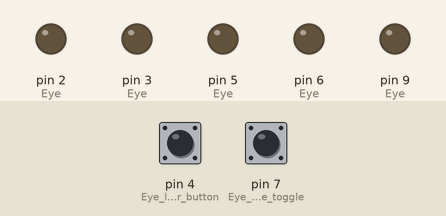
Recording of a sketch running on a simulated Arduino Uno, built with avr-gcc and run on an emulated ATmega328P. On the bench: output pins drawn as LEDs (lit = HIGH). Inputs (shaded band) come from the test bench; at power-on: pin 7 (Eye_mode_toggle) LOW, pin 4 (Eye_laser_button) LOW.

Above: at 1.2 s.
1.3 s: pin 7 (Eye_mode_toggle) pulled HIGH for 0.15 s
At 1.62 s:
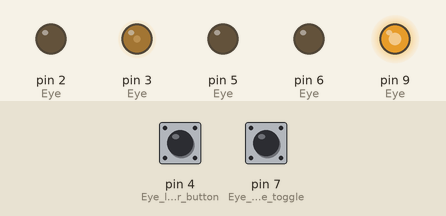
4.3 s: pin 4 (Eye_laser_button) pulled HIGH for 0.15 s
At 4.63 s:
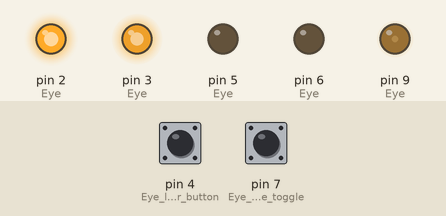
7.3 s: pin 4 (Eye_laser_button) pulled HIGH for 1 s
At 8.54 s:
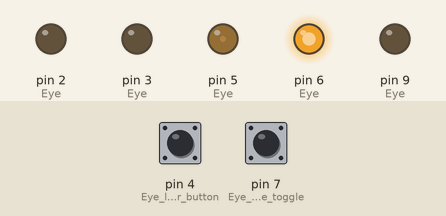
10.3 s: pin 7 (Eye_mode_toggle) pulled HIGH for 1 s
At 10.65 s:
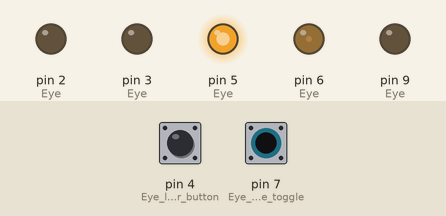
13.9 s: pin 4 (Eye_laser_button) pulled HIGH for 0.15 s
At 14.6 s:
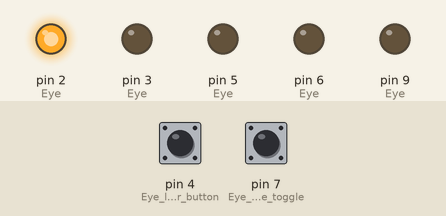
15.5 s: pin 7 (Eye_mode_toggle) pulled HIGH for 0.15 s
At 15.82 s:
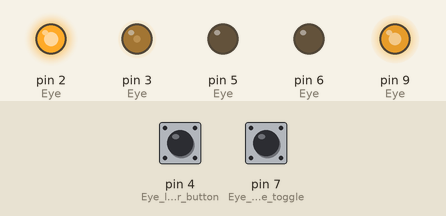
Timing chart, 0 to 21.6 s (numbered marks = the images above; inputs shaded):
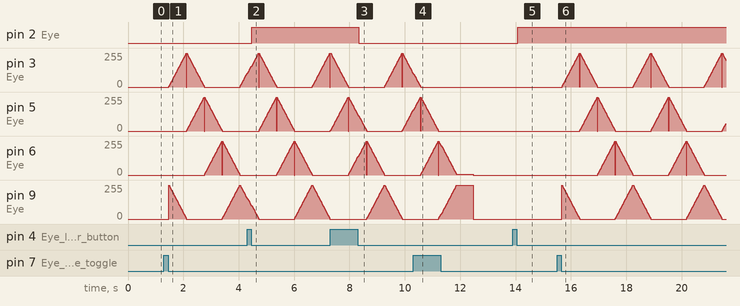

The sketch:

borg_eyepiece.ino
```cpp
bool ButtonPressed[15];
bool OutputOn[15];
int eyeMode = 0;

void setup() {
  // put your setup code here, to run once:
  Serial.begin(9600);
  pinMode(3, OUTPUT); // Eye, Left LED
  pinMode(5, OUTPUT); // Eye, Top LED
  pinMode(6, OUTPUT); // Eye, Right LED
  pinMode(9, OUTPUT); // Eye, Bottom LED

  pinMode(2, OUTPUT);   // Eye, Laser LED
  pinMode(4, INPUT);    // Eye laser button
  pinMode(7, INPUT);    // Eye mode toggle
}


void loop() {

  if (eyeMode == 0)     // Awake mode
  {
    checkinput();
    analogWrite(3, 0);
    analogWrite(5, 0);
    analogWrite(6, 0);
    analogWrite(9, 0);

  }

     // Sleep mode
  if (eyeMode == 1) { operate(3,9); }
  if (eyeMode == 1) { operate(5,3); }
  if (eyeMode == 1) {  operate(6,5); }
  if (eyeMode == 1) {  operate(9,6); }

  if (eyeMode == 2)     // Waking up mode
  {
    for(int x = 0; x < 240; x+=2)
    {
      analogWrite(3, x);
      analogWrite(5, x);
      analogWrite(6, x);
      analogWrite(9, x);
      delay(5);
    }
    eyeMode = 0;
  }
}

int operate(int up, int dn)
{
    for(int x = 0; x < 255; x+= 4)
    {
      analogWrite(up, x);
      analogWrite(dn, 256 - x);
      checkinput();
      delay(10);
    }
    analogWrite(dn, 0);

    return 0;
}

int checkinput()
{

  // ************** Eye Laser toggle
  digitalWrite(2, debounce(4));

  // ************** Eye LED mode rotation
  if (debounce(7))
  {
    OutputOn[7] = false;
    eyeMode++;
    if (eyeMode > 2) { eyeMode = 0; }
  }
}


// btnPin - the pin to read and debounce
// returns - the new toggle value
bool debounce(int btnPin)
{
  if (!digitalRead(btnPin) && (ButtonPressed[btnPin]))
  {
    ButtonPressed[btnPin] = false;
    delay(20);
    // Toggle the eye laser
    OutputOn[btnPin] = !OutputOn[btnPin];
  }

  // When the button is pushed and AFTER previously released
  if (digitalRead(btnPin) && !ButtonPressed[btnPin])
  {
    // Button is pressed
    ButtonPressed[btnPin] = true;
    delay(20);
  }

  return OutputOn[btnPin];
}
```

Measured:
- after the input at 4.3 s, pin 2 (Eye): LOW → HIGH after 0.17 s
- after the input at 7.3 s, pin 2 (Eye): HIGH → LOW after 1.0 s
- after the input at 10.3 s, pin 3 (Eye): goes on until 10.6 s, then stays 0/255; pin 5 (Eye): goes on until 11.2 s, then stays 0/255
- after the input at 13.9 s, pin 2 (Eye): LOW → HIGH after 0.17 s
- by itself, pin 9 (Eye): rises from 0/255 to 252/255 in 0.64 s, then falls to 0/255 in 0.61 s
